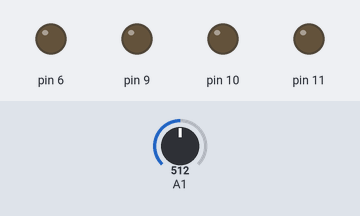
This sketch was run on a simulated Arduino Nano, built with avr-gcc and run on an emulated ATmega328P. Shown: output pins drawn as LEDs (lit = HIGH). The inputs (shaded band) are chosen by the test bench; at power-on: A1 = 512. What the sketch prints to the serial monitor is not drawn.

Above: at 1.2 s.
1.3 s: A1 set to 488
At 2.4 s:
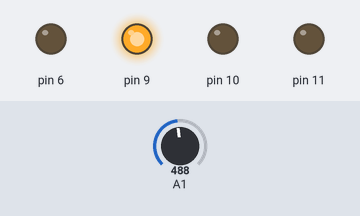
Timing chart, 0 to 4.3 s (numbered marks = the images above; inputs shaded):
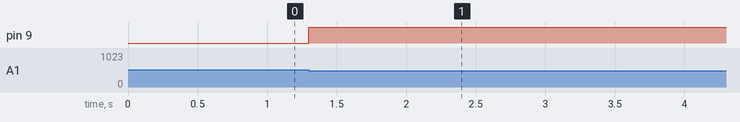

Measured:
- the behaviour switches between 500 and 499 on A1 (found by bisection; images 0 and 1)
- after the input at 1.3 s, pin 9: LOW → HIGH at once

The sketch:

Button.ino
```cpp
int flag=0;
int regim=1;


void setup() {
  // put your setup code here, to run once:
  pinMode(6, OUTPUT);
  pinMode(9, OUTPUT);
  pinMode(10, OUTPUT);
  pinMode(11, OUTPUT);
  pinMode (A1, INPUT_PULLUP);
  Serial.begin(9600);
}

void loop() {
  // put your main code here, to run repeatedly:

  if((analogRead(1)>500)&&(flag==0))//РµСЃР»Рё РєРЅРѕРїРєР° РЅР°Р¶Р°С‚Р°
     // Рё РїРµСЂРµРјРµРЅРЅСЏ flag СЂР°РІРЅР° 0 , С‚Рѕ ...
     {
      Serial.println(analogRead (1));
      Serial.println(flag);
        flag=1;

     }

      if((analogRead(1)<500)&&(flag==1))//РµСЃР»Рё РєРЅРѕРїРєР° РќР• РЅР°Р¶Р°С‚Р°
     //Рё РїРµСЂРµРјРµРЅРЅР°СЏ flag СЂР°РІРЅР° - 1 ,С‚Рѕ ...
     {

        flag=0;//РѕР±РЅСѓР»СЏРµРј РїРµСЂРµРјРµРЅРЅСѓСЋ "knopka"
		regim++;
		if(regim>6)
        {
          regim=1;

        }
     }


    if(regim==1)//РїРµСЂРІС‹Р№ СЂРµР¶РёРј
    {
      digitalWrite(6, 0);
      digitalWrite(9, 0);
      digitalWrite(10, 0);
      digitalWrite(11, 0);

      //Р·РґРµСЃСЊ РјРѕР¶РµС‚ Р±С‹С‚СЊ Р»СЋР±РѕРµ РІР°С€Рµ РґРµР№СЃС‚РІРёРµ
    }
    if(regim==2)//РІС‚РѕСЂРѕР№ СЂРµР¶РёРј
    {
      digitalWrite(9, 255);
      digitalWrite(6, 0);
      digitalWrite(10, 0);
      digitalWrite(11, 0);

      //Р·РґРµСЃСЊ РјРѕР¶РµС‚ Р±С‹С‚СЊ Р»СЋР±РѕРµ РІР°С€Рµ РґРµР№СЃС‚РІРёРµ
    }

    if(regim==3)//С‚СЂРµС‚РёР№ СЂРµР¶РёРј
    {

      digitalWrite(10, 255);
      digitalWrite(6, 0);
      digitalWrite(9, 0);
      digitalWrite(11, 0);

      //Р·РґРµСЃСЊ РјРѕР¶РµС‚ Р±С‹С‚СЊ Р»СЋР±РѕРµ РІР°С€Рµ РґРµР№СЃС‚РІРёРµ
    }

    if(regim==4)//С‡РµС‚РІРµСЂС‚С‹Р№ СЂРµР¶РёРј
    {

      digitalWrite(11, 255);
      digitalWrite(6, 0);
      digitalWrite(9, 0);
      digitalWrite(10, 0);
      //Р·РґРµСЃСЊ РјРѕР¶РµС‚ Р±С‹С‚СЊ Р»СЋР±РѕРµ РІР°С€Рµ РґРµР№СЃС‚РІРёРµ
    }

    if(regim==5)
    {

      digitalWrite(9, 255);
      digitalWrite(10, 255);
      digitalWrite(11, 255);
      digitalWrite(6, 0);
      //Р·РґРµСЃСЊ РјРѕР¶РµС‚ Р±С‹С‚СЊ Р»СЋР±РѕРµ РІР°С€Рµ РґРµР№СЃС‚РІРёРµ
    }

    if(regim==6)
    {
      digitalWrite(6, 255);
      digitalWrite(9, 255);
      digitalWrite(10, 255);
      digitalWrite(11, 255);
      //Р·РґРµСЃСЊ РјРѕР¶РµС‚ Р±С‹С‚СЊ Р»СЋР±РѕРµ РІР°С€Рµ РґРµР№СЃС‚РІРёРµ
    }
}
```
